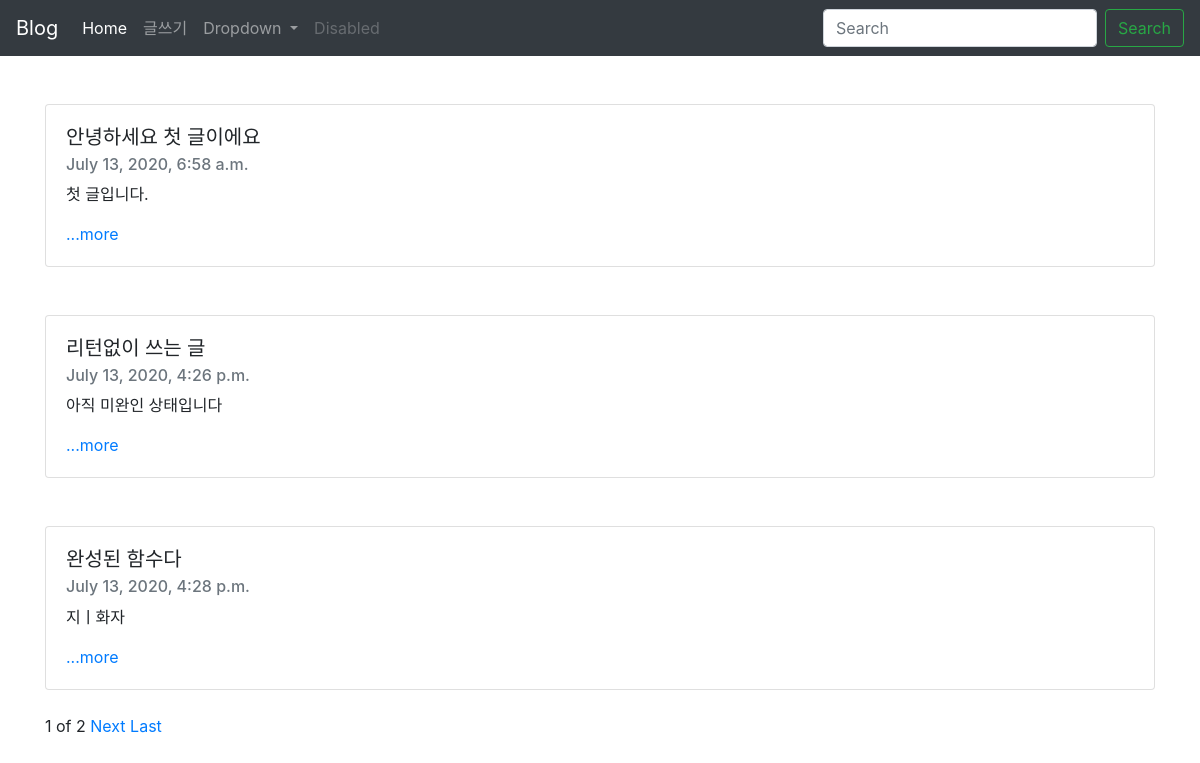
The page / on the database its author committed.
### blogapp/models.py (models this page shows, shortened)
class Blog(models.Model):
    title = models.CharField(max_length=200)
    pub_date = models.DateTimeField('date published')
    body = models.TextField()
    def summary(self):
        return self.body[:100]

### blogapp/views.py (the view)
# urls.py: 2. Add a URL to urlpatterns:  path('', views.home, name='home')
def home(request):
    blogs = Blog.objects
    blog_list=Blog.objects.all()
    paginator = Paginator(blog_list,3)
    page = request.GET.get('page')
    posts = paginator.get_page(page)
    return render(request,'home.html',{'blogs':blogs,'posts':posts})

### blogapp/templates/home.html (shortened to what this page needs)
{% extends 'base.html' %}
{% block content %}
<br>
{% for blog in posts %}
<br>
<div class="container">
    <div class="card">
        <div class="card-body">
            <h5 class="card-title">{{blog.title}}</h5>
            <h6 class="card-subtitle mb-2 text-muted">{{blog.pub_date}}</h6>
            <p class="card-text">{{blog.summary}}</p>
            <a href="{%url 'detail' blog.id%}" class="card-link">...more</a>
        </div>
    </div><br>
</div>
{%endfor%}
<div class="container">
    <span>{{posts.number}}</span>
    <span>of</span>
    <span>{{posts.paginator.num_pages}}</span>
    {%if posts.has_next%}
    <a href="?page={{posts.next_page_number}}">Next</a>
    <a href="?page={{posts.paginator.num_pages}}">Last</a>
    {%endif%}
</div>
{%endblock%}

### djangoproject_4/templates/base.html (shortened to what this page needs)
<head>
    <link rel="stylesheet" href="https://stackpath.bootstrapcdn.com/bootstrap/4.5.0/css/bootstrap.min.css">
</head>
<body>
    <nav class="navbar navbar-expand-lg navbar-dark bg-dark">
        <a class="navbar-brand" href="#">Blog</a>
        <div class="collapse navbar-collapse" id="navbarSupportedContent">
            <ul class="navbar-nav mr-auto">
            <li class="nav-item active">
                <a class="nav-link" href="#">Home <span class="sr-only">(current)</span></a>
            </li>
            <li class="nav-item">
                <a class="nav-link" href="{% url 'new' %}">글쓰기</a>
            </li>
            <li class="nav-item dropdown">
                <a class="nav-link dropdown-toggle" href="#" id="navbarDropdown" role="button" data-toggle="dropdown" aria-haspopup="true" aria-expanded="false">
                Dropdown
                </a>
            </li>
            <li class="nav-item">
                <a class="nav-link disabled" href="#" tabindex="-1" aria-disabled="true">Disabled</a>
            </li>
            </ul>
            <form class="form-inline my-2 my-lg-0">
            <input class="form-control mr-sm-2" type="search" placeholder="Search" aria-label="Search">
            <button class="btn btn-outline-success my-2 my-sm-0" type="submit">Search</button>
            </form>
        </div>
    </nav>
    {% block content %}
    {% endblock %}
</body>

### rows shown on the page
Blog: title "안녕하세요 첫 글이에요", pub_date "July 13, 2020, 6:58 a.m.", summary "첫 글입니다."
Blog: title "리턴없이 쓰는 글", pub_date "July 13, 2020, 4:26 p.m.", summary "아직 미완인 상태입니다"
Blog: title "완성된 함수다", pub_date "July 13, 2020, 4:28 p.m.", summary "지ㅣ화자"

### other values the page prints
{{ posts.number }} "1"
{{ posts.paginator.num_pages }} "2"
